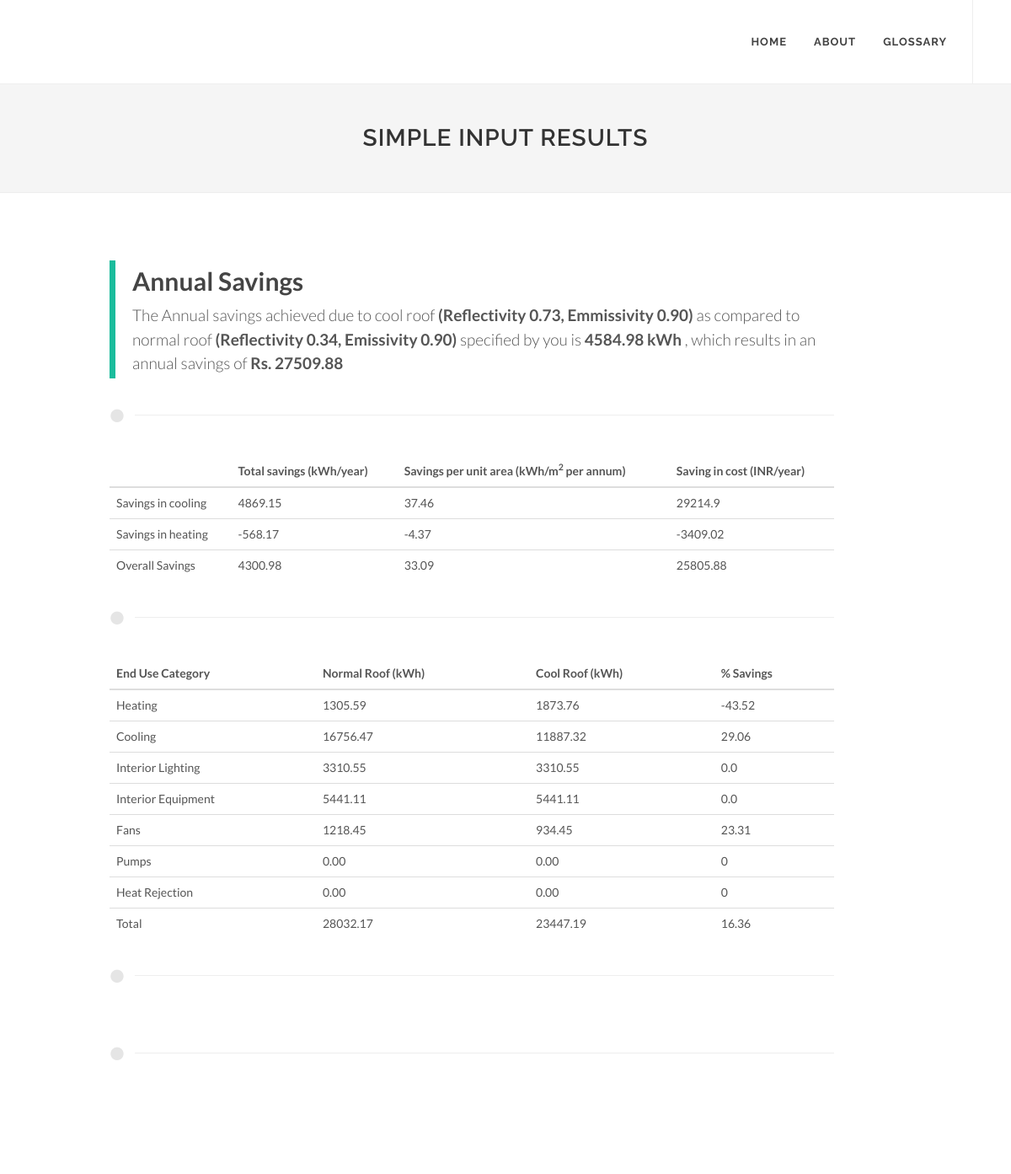
Screenshot of /display_results_simple/1/ with the database file from the repository.
### Calculator/models.py (models this page shows)
class Simple(models.Model):
	file_uuid = models.CharField(max_length=50, default='0000000', editable=False)
	Location = models.CharField(max_length=50)
	Building_type = models.CharField(max_length=50)
	Roof_area = models.CharField(max_length=50)
	Roof_type = models.CharField(max_length=50)
	Radiant_barrier = models.CharField(max_length=10)
	Normal_Roof = models.CharField(max_length=50)
	Cool_roof = models.CharField(max_length=50)
	Normal_Roof_e = models.CharField(max_length=50)
	Cool_roof_e = models.CharField(max_length=50)
	HVAC_details = models.CharField(max_length=50)
	Electricity = models.CharField(max_length=50)
	cooling_compare = models.TextField(max_length=1000,default='x')
	heating_compare = models.TextField(max_length=1000,default='x')
	Total_Savings = models.CharField(max_length=50,default='x')
	Total_Savings_Percent = models.CharField(max_length=50,default='x')
	Annual_Savings = models.CharField(max_length=50,default='x')
	Heating_Base = models.CharField(max_length=50,default='x')
	Heating_Proposed = models.CharField(max_length=50,default='x')
	Heating_Savings = models.CharField(max_length=50,default='x')
	Cooling_Base = models.CharField(max_length=50,default='x')
	Cooling_Proposed = models.CharField(max_length=50,default='x')
	Cooling_Savings = models.CharField(max_length=50,default='x')
	Interior_Equipment_Base = models.CharField(max_length=50,default='x')
	Interior_Equipment_Proposed = models.CharField(max_length=50,default='x')
	Interior_Equipment_Savings = models.CharField(max_length=50,default='x')
	Interior_Lighting_Base = models.CharField(max_length=50,default='x')
	Interior_Lighting_Proposed = models.CharField(max_length=50,default='x')
	Interior_Lighting_Savings = models.CharField(max_length=50,default='x')
	Fans_Base = models.CharField(max_length=50,default='x')
	Fans_Proposed = models.CharField(max_length=50,default='x')
	Fans_Savings = models.CharField(max_length=50,default='x')
	Pumps_Base = models.CharField(max_length=50,default='x')
	Pumps_Proposed = models.CharField(max_length=50,default='x')
	Pumps_Savings = models.CharField(max_length=50,default='x')
	Heat_Rejection_Base = models.CharField(max_length=50,default='x')
	Heat_Rejection_Proposed = models.CharField(max_length=50,default='x')
	Heat_Rejection_Savings = models.CharField(max_length=50,default='x')
	Total_Base = models.CharField(max_length=50,default='x')
	Total_Proposed = models.CharField(max_length=50,default='x')
	heat_save = models.CharField(max_length=50,default='x')
	cool_save = models.CharField(max_length=50,default='x')
	total_save = models.CharField(max_length=50,default='x')
	heat_save_area = models.CharField(max_length=50,default='x')
	cool_save_area = models.CharField(max_length=50,default='x')
	total_save_area = models.CharField(max_length=50,default='x')
	heat_save_cost = models.CharField(max_length=50,default='x')
	cool_save_cost = models.CharField(max_length=50,default='x')
	total_save_cost = models.CharField(max_length=50,default='x')
	task_id = models.CharField(max_length=100, blank=True)
	emailid = models.CharField(max_length=100,blank=True)
	username = models.CharField(max_length=100,blank=True)
	result_status = models.CharField(max_length=100,blank=True)
	time = models.DateTimeField(auto_now = True)

### Calculator/views.py (the view)
# urls.py: re_path(r'^display_results_simple/(?P<pk>[0-9]+)/$', views.redirectResultsSimple),
def redirectResultsSimple(request, pk):
    form_detailed_data = Simple.objects.filter(pk=pk).first()
    if form_detailed_data is None:
        return HttpResponse('Error in Simulation. Contact SysAdmin')
    output = {}
    for field in form_detailed_data._meta.get_fields():
        output[field.name] = getattr(form_detailed_data, field.name)
    def safe_json_loads(value):
        try:
            return json.loads(value) if value and value.strip() else []
        except json.JSONDecodeError:
            return []  # Return empty list if JSON decoding fails
    output['heating_compare'] = safe_json_loads(form_detailed_data.heating_compare)
    output['cooling_compare'] = safe_json_loads(form_detailed_data.cooling_compare)
    output['heating_compare'] = [tuple(value) for value in output['heating_compare']]
    output['cooling_compare'] = [tuple(value) for value in output['cooling_compare']]
    if 'Total_Savings' in output:
        print(output['Total_Savings'])
    return postdata_simple(request, output)

### Calculator/views.py (called while the page is built)
def postdata_simple(request,output):
    return render(request,"post_simple.html",output)

### templates/post_simple.html (shortened to what this page needs)
<!DOCTYPE html>
<html dir="ltr" lang="en-US">
<head>
	<link rel="stylesheet" href="/static/css/bootstrap.css" type="text/css" />
	<link rel="stylesheet" href="/static/style.css" type="text/css" />
	<link rel="stylesheet" href="/static/css/dark.css" type="text/css" />
	<link rel="stylesheet" href="/static/css/font-icons.css" type="text/css" />
	<link rel="stylesheet" href="/static/css/animate.css" type="text/css" />
	<link rel="stylesheet" href="/static/css/magnific-popup.css" type="text/css" />
	<link rel="stylesheet" href="/static/css/responsive.css" type="text/css" />
</head>
<body class="stretched">
	<div id="wrapper" class="clearfix">
		<header id="header" class="full-header">
			<div id="header-wrap">
				<div class="container clearfix">
					<nav id="primary-menu">
						<ul>
							<li><a href="/"><div>Home</div></a></li>
							<li><a href="/index_page"><div>About</div></a></li>
							<li><a href="/glossary"><div>Glossary</div></a></li>
						</ul>
					</nav>
				</div>
			</div>
		</header>
	 <section id="page-title" class="page-title-center">
            <div class="container clearfix">
                <h1>Simple Input Results</h1>
            </div>
        </section>
		<section id="content">
			<div class="content-wrap">
				<div class="container clearfix">
					<div class="postcontent nobottommargin clearfix" style="margin-left: 100px;">
						<div class="title-block">
						<h2 style="font-family: 'Lato', sans-serif;">Annual Savings</h2>
						<span> The Annual savings achieved due to cool roof <b>(Reflectivity {{Cool_roof}}, Emmissivity {{Cool_roof_e}})</b> as compared to normal roof <b>(Reflectivity {{Normal_Roof}}, Emissivity {{Normal_Roof_e}})</b> specified by you is <b>{{Total_Savings}} kWh</b> , which results in an annual savings of <b>Rs. {{Annual_Savings}}</b></span>
					</div>
                        <div class="divider"><i class="icon-circle"></i></div>
                        <table class="table table-hover">
						  <thead>
							<tr>
							  <th></th>
							  <th>Total savings (kWh/year)</th>
							  <th>Savings per unit area (kWh/m<sup>2</sup> per annum)</th>
							  <th>Saving in cost (INR/year)</th>
							</tr>
						  </thead>
						  <tbody>
						        <tr>
						            <td >Savings in cooling</td>
						            <td>{{cool_save}}</td>
						            <td>{{cool_save_area}}</td>
						            <td>{{cool_save_cost}}</td>
						        </tr>
						        <tr>
						            <td >Savings in heating</td>
						            <td>{{heat_save}}</td>
						            <td>{{heat_save_area}}</td>
						            <td>{{heat_save_cost}}</td>
						        </tr>
						        <tr>
						            <td >Overall Savings</td>
						            <td>{{total_save}}</td>
						            <td>{{total_save_area}}</td>
						            <td>{{total_save_cost}}</td>
						        </tr>
						    </tbody>
						</table>
						<div class="divider"><i class="icon-circle"></i></div>
						<table class="table table-hover">
						  <thead>
							<tr>
							  <th>End Use Category</th>
							  <th>Normal Roof (kWh)</th>
							  <th>Cool Roof (kWh)</th>
							  <th>% Savings</th>
							</tr>
						  </thead>
						  <tbody>
						        <tr>
						            <td >Heating</td>
						            <td>{{Heating_Base}}</td>
						            <td>{{Heating_Proposed}}</td>
						            <td>{{Heating_Savings}}</td>
						        </tr>
						        <tr>
						            <td >Cooling</td>
						            <td>{{Cooling_Base}}</td>
						            <td>{{Cooling_Proposed}}</td>
						            <td>{{Cooling_Savings}}</td>
						        </tr>
						        <tr>
						            <td >Interior Lighting</td>
						            <td>{{Interior_Lighting_Base}}</td>
						            <td>{{Interior_Lighting_Proposed}}</td>
						            <td>{{Interior_Lighting_Savings}}</td>
						        </tr>
						        <tr>
						            <td >Interior Equipment</td>
						            <td>{{Interior_Equipment_Base}}</td>
						            <td>{{Interior_Equipment_Proposed}}</td>
						            <td>{{Interior_Equipment_Savings}}</td>
						        </tr>
						        <tr>
						            <td >Fans</td>
						            <td>{{Fans_Base}}</td>
						            <td>{{Fans_Proposed}}</td>
						            <td>{{Fans_Savings}}</td>
						        </tr>
						        <tr>
						            <td >Pumps</td>
						            <td>{{Pumps_Base}}</td>
						            <td>{{Pumps_Proposed}}</td>
						            <td>{{Pumps_Savings}}</td>
						        </tr>
						        <tr>
						            <td >Heat Rejection</td>
						            <td>{{Heat_Rejection_Base}}</td>
						            <td>{{Heat_Rejection_Proposed}}</td>
						            <td>{{Heat_Rejection_Savings}}</td>
						        </tr>
						        <tr>
						            <td >Total</td>
						            <td>{{Total_Base}}</td>
						            <td>{{Total_Proposed}}</td>
						            <td>{{Total_Savings_Percent}}</td>
						        </tr>
						    </tbody>
						</table>
						<div class="divider"><i class="icon-circle"></i></div>
						<div class="divider"><i class="icon-circle"></i></div>
					</div>
				</div>
			</div>
		</section>
	</div>
</body>
</html>

### rows the page displays
Simple: Cool_roof "0.73", Cool_roof_e "0.90", Normal_Roof "0.34", Normal_Roof_e "0.90", Total_Savings "4584.98", Annual_Savings "27509.88", cool_save "4869.15", cool_save_area "37.46", cool_save_cost "29214.9", heat_save "-568.17", heat_save_area "-4.37", heat_save_cost "-3409.02", total_save "4300.98", total_save_area "33.09", total_save_cost "25805.88", Heating_Base "1305.59", Heating_Proposed "1873.76", Heating_Savings "-43.52", Cooling_Base "16756.47", Cooling_Proposed "11887.32", Cooling_Savings "29.06", Interior_Lighting_Base "3310.55", Interior_Lighting_Proposed "3310.55", Interior_Lighting_Savings "0.0", Interior_Equipment_Base "5441.11", Interior_Equipment_Proposed "5441.11", Interior_Equipment_Savings "0.0", Fans_Base "1218.45", Fans_Proposed "934.45", Fans_Savings "23.31", Pumps_Base "0.00", Pumps_Proposed "0.00", Heat_Rejection_Base "0.00", Heat_Rejection_Proposed "0.00", Total_Base "28032.17", Total_Proposed "23447.19", Total_Savings_Percent "16.36"

### other values shown
{{ Pumps_Savings }} "0"
{{ Heat_Rejection_Savings }} "0"
